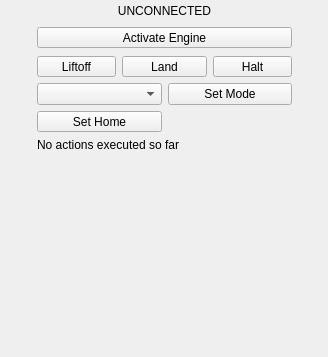
<?xml version="1.0" encoding="UTF-8"?>
<ui version="4.0">
 <class>uasControl</class>
 <widget class="QWidget" name="uasControl">
  <property name="geometry">
   <rect>
    <x>0</x>
    <y>0</y>
    <width>328</width>
    <height>357</height>
   </rect>
  </property>
  <property name="minimumSize">
   <size>
    <width>210</width>
    <height>130</height>
   </size>
  </property>
  <property name="windowTitle">
   <string>Form</string>
  </property>
  <layout class="QGridLayout" name="gridLayout" rowstretch="10,10,0,10,10,10,10,100" columnstretch="0,10,5,5,10,0">
   <property name="margin">
    <number>0</number>
   </property>
   <property name="spacing">
    <number>6</number>
   </property>
   <item row="0" column="1" colspan="4">
    <widget class="QLabel" name="controlStatusLabel">
     <property name="minimumSize">
      <size>
       <width>50</width>
       <height>20</height>
      </size>
     </property>
     <property name="text">
      <string>UNCONNECTED</string>
     </property>
     <property name="alignment">
      <set>Qt::AlignCenter</set>
     </property>
     <property name="margin">
      <number>0</number>
     </property>
    </widget>
   </item>
   <item row="1" column="1" colspan="4">
    <widget class="QPushButton" name="controlButton">
     <property name="minimumSize">
      <size>
       <width>0</width>
       <height>12</height>
      </size>
     </property>
     <property name="text">
      <string>Activate Engine</string>
     </property>
    </widget>
   </item>
   <item row="2" column="1" colspan="4">
    <spacer name="verticalSpacer_2">
     <property name="orientation">
      <enum>Qt::Vertical</enum>
     </property>
     <property name="sizeType">
      <enum>QSizePolicy::MinimumExpanding</enum>
     </property>
     <property name="sizeHint" stdset="0">
      <size>
       <width>20</width>
       <height>2</height>
      </size>
     </property>
    </spacer>
   </item>
   <item row="0" column="0" rowspan="7">
    <spacer name="horizontalSpacer">
     <property name="orientation">
      <enum>Qt::Horizontal</enum>
     </property>
     <property name="sizeHint" stdset="0">
      <size>
       <width>31</width>
       <height>159</height>
      </size>
     </property>
    </spacer>
   </item>
   <item row="3" column="1">
    <widget class="QPushButton" name="liftoffButton">
     <property name="minimumSize">
      <size>
       <width>60</width>
       <height>12</height>
      </size>
     </property>
     <property name="text">
      <string>Liftoff</string>
     </property>
     <property name="icon">
      <iconset resource="../../mavground.qrc">
       <normaloff>:/images/control/launch.svg</normaloff>:/images/control/launch.svg</iconset>
     </property>
    </widget>
   </item>
   <item row="3" column="2" colspan="2">
    <widget class="QPushButton" name="landButton">
     <property name="minimumSize">
      <size>
       <width>60</width>
       <height>12</height>
      </size>
     </property>
     <property name="text">
      <string>Land</string>
     </property>
     <property name="icon">
      <iconset resource="../../mavground.qrc">
       <normaloff>:/images/control/land.svg</normaloff>:/images/control/land.svg</iconset>
     </property>
    </widget>
   </item>
   <item row="3" column="4">
    <widget class="QPushButton" name="shutdownButton">
     <property name="minimumSize">
      <size>
       <width>60</width>
       <height>12</height>
      </size>
     </property>
     <property name="text">
      <string>Halt</string>
     </property>
     <property name="icon">
      <iconset resource="../../mavground.qrc">
       <normaloff>:/images/actions/system-log-out.svg</normaloff>:/images/actions/system-log-out.svg</iconset>
     </property>
    </widget>
   </item>
   <item row="0" column="5" rowspan="7">
    <spacer name="horizontalSpacer_2">
     <property name="orientation">
      <enum>Qt::Horizontal</enum>
     </property>
     <property name="sizeHint" stdset="0">
      <size>
       <width>30</width>
       <height>159</height>
      </size>
     </property>
    </spacer>
   </item>
   <item row="4" column="1" colspan="2">
    <widget class="QComboBox" name="modeComboBox">
     <property name="minimumSize">
      <size>
       <width>0</width>
       <height>12</height>
      </size>
     </property>
    </widget>
   </item>
   <item row="4" column="3" colspan="2">
    <widget class="QPushButton" name="setModeButton">
     <property name="minimumSize">
      <size>
       <width>40</width>
       <height>12</height>
      </size>
     </property>
     <property name="text">
      <string>Set Mode</string>
     </property>
     <property name="icon">
      <iconset resource="../../mavground.qrc">
       <normaloff>:/images/devices/network-wireless.svg</normaloff>:/images/devices/network-wireless.svg</iconset>
     </property>
    </widget>
   </item>
   <item row="6" column="1" colspan="4">
    <widget class="QLabel" name="lastActionLabel">
     <property name="minimumSize">
      <size>
       <width>0</width>
       <height>12</height>
      </size>
     </property>
     <property name="text">
      <string>No actions executed so far</string>
     </property>
     <property name="alignment">
      <set>Qt::AlignLeading|Qt::AlignLeft|Qt::AlignTop</set>
     </property>
    </widget>
   </item>
   <item row="7" column="0" colspan="6">
    <spacer name="verticalSpacer">
     <property name="orientation">
      <enum>Qt::Vertical</enum>
     </property>
     <property name="sizeType">
      <enum>QSizePolicy::Expanding</enum>
     </property>
     <property name="sizeHint" stdset="0">
      <size>
       <width>0</width>
       <height>1</height>
      </size>
     </property>
    </spacer>
   </item>
   <item row="5" column="1" colspan="2">
    <widget class="QPushButton" name="setHomeButton">
     <property name="minimumSize">
      <size>
       <width>60</width>
       <height>16</height>
      </size>
     </property>
     <property name="text">
      <string>Set Home</string>
     </property>
     <property name="icon">
      <iconset resource="../../mavground.qrc">
       <normaloff>:/images/actions/go-home.svg</normaloff>:/images/actions/go-home.svg</iconset>
     </property>
    </widget>
   </item>
  </layout>
 </widget>
 <resources>
  <include location="../../mavground.qrc"/>
 </resources>
 <connections/>
</ui>
